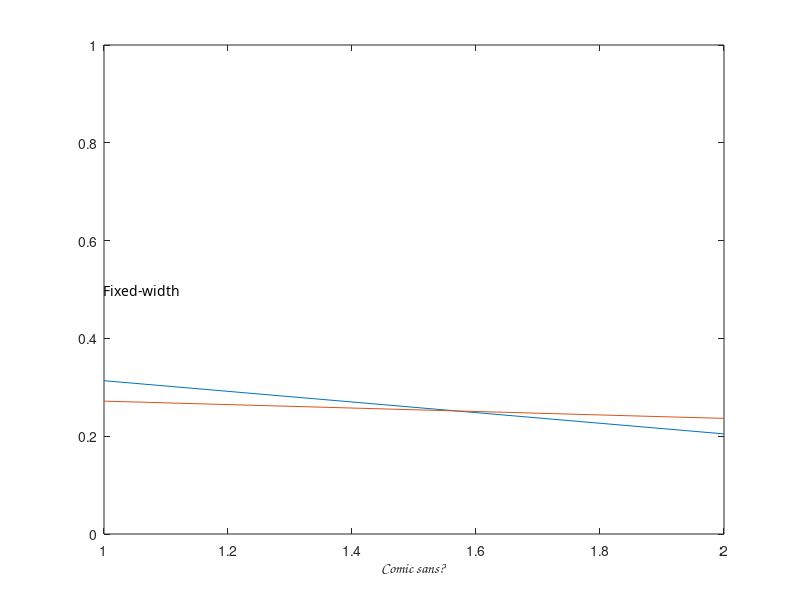

Here is the MATLAB script that generated this plot: (Note: this script raises an error after producing the figure.)
%% Preamble -- not to appear in userguide
hfig = figure;
set(hfig,'units','centimeters','NumberTitle','off','Name','ex08');
pos = get(hfig,'position');
set(hfig,'position',[pos(1:2),4,3]);
%% Everything below appears in userguide
plot(rand(2));
axis([1 2 0 1]);
xlabel('Comic sans?','FontName','Comic Sans MS');
ht = text(1,0.5,'Fixed-width');
set(ht,'FontName','FixedWidth');
%% The following is excluded from userguide
matlabfrag('graphics/ex08');